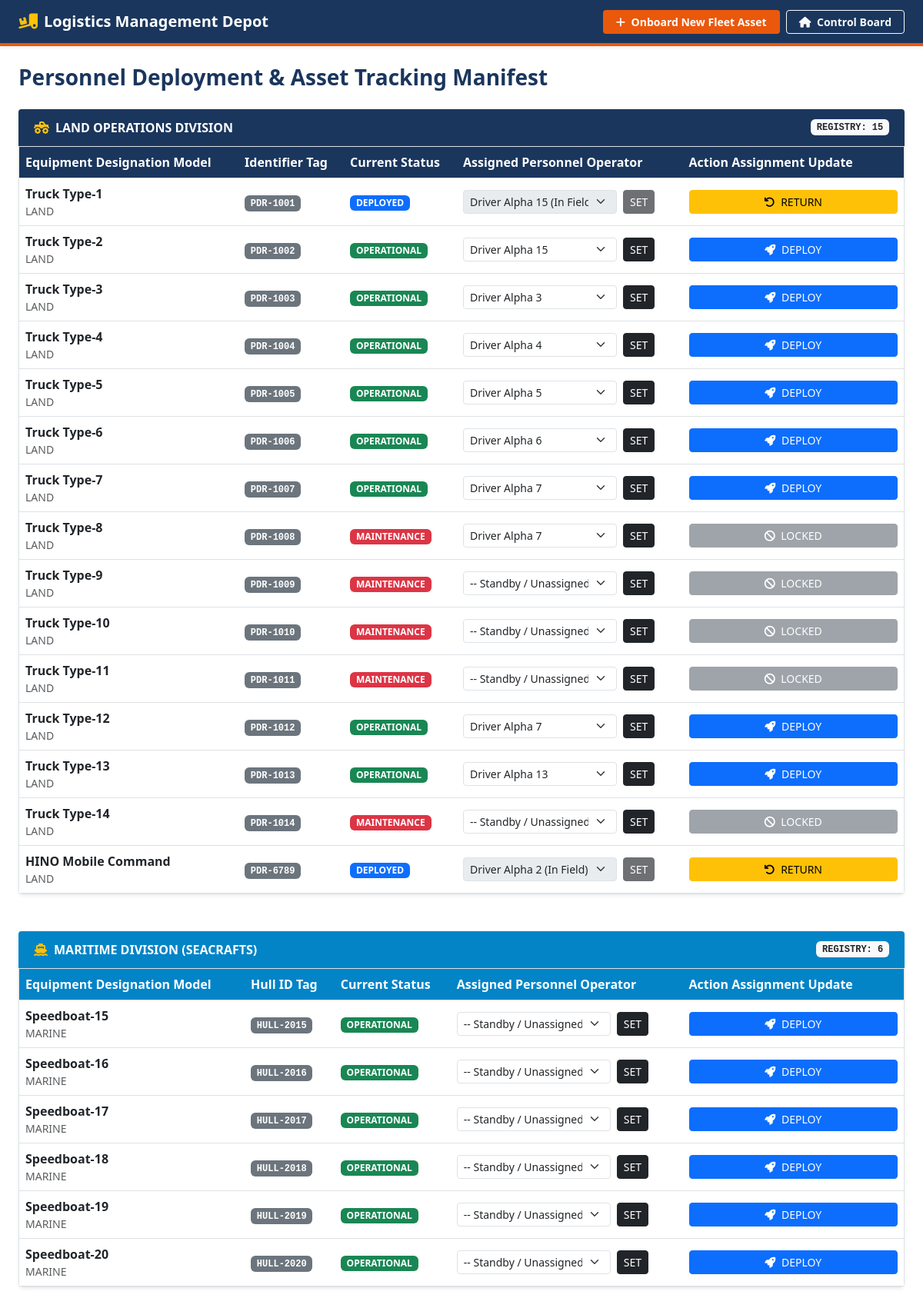
The app's page /logistics/ (signed in), older data.
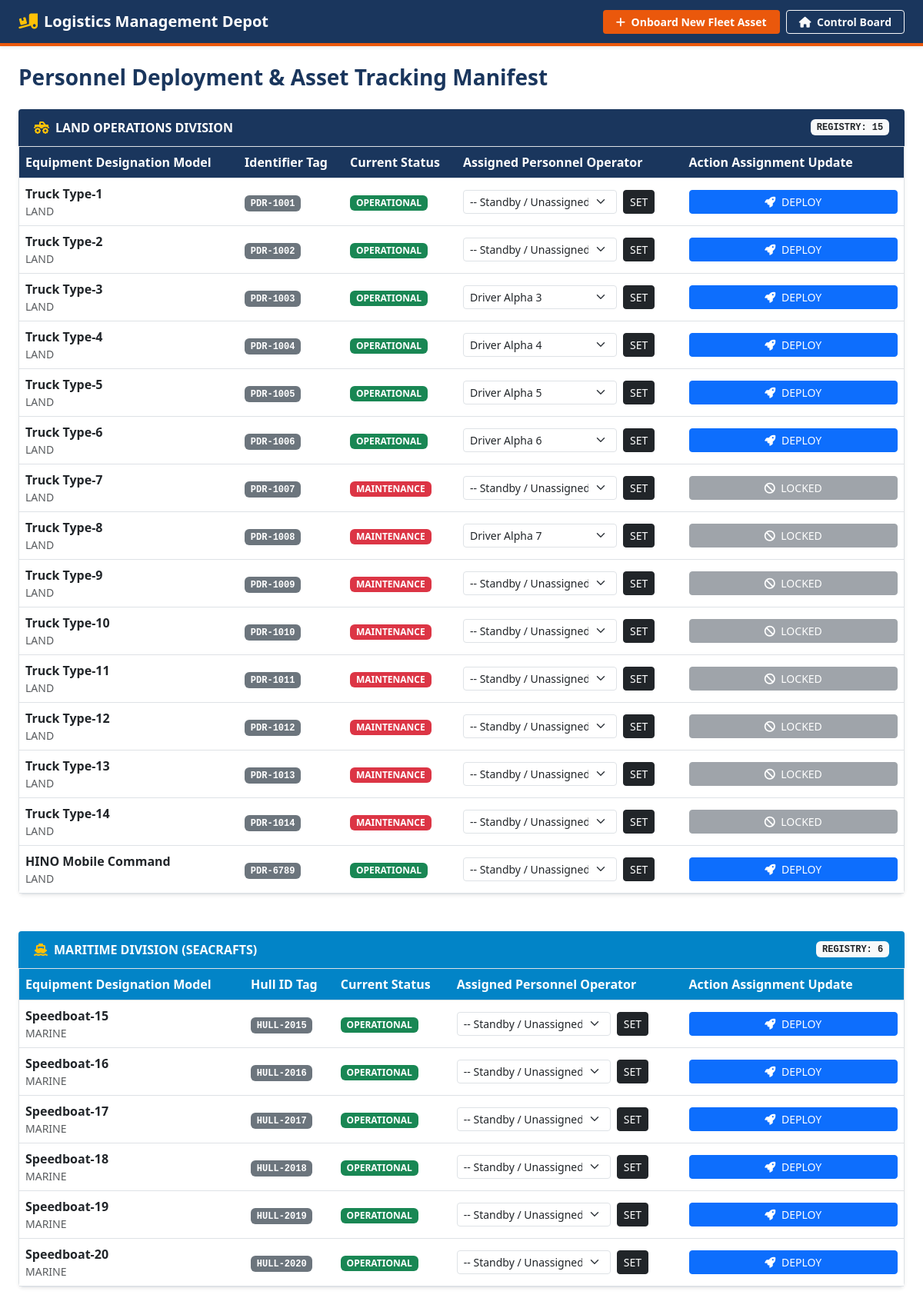
The same page, newer data.
### fleet/models.py (models this page shows, shortened)
class Vehicle(models.Model):
    STATUS_CHOICES = [
        ('OPERATIONAL', 'Operational'),
        ('MAINTENANCE', 'Maintenance'),
        ('DEPLOYED', 'Deployed'),
    ]
    model_name = models.CharField(max_length=100)
    plate_number = models.CharField(max_length=50, unique=True)
    vehicle_type = models.ForeignKey('VehicleType', on_delete=models.CASCADE)
    status = models.CharField(max_length=50, default='OPERATIONAL') # OPERATIONAL, MAINTENANCE, DEPLOYED
    assigned_driver = models.ForeignKey(Driver, on_delete=models.SET_NULL, null=True, blank=True, related_name='vehicles')

class Driver(models.Model):
    name = models.CharField(max_length=100, unique=True)
    license_number = models.CharField(max_length=50, blank=True, null=True)
    phone_number = models.CharField(max_length=20, blank=True, null=True)
    is_active = models.BooleanField(default=True)

class VehicleType(models.Model):
    name = models.CharField(max_length=50, unique=True)

### fleet/views.py (the view, shortened to what this page needs)
# urls.py: path('logistics/', views.logistics_dashboard, name='logistics_dashboard'),
@login_required
def logistics_dashboard(request):
    user = request.user
    deployed_driver_ids = Vehicle.objects.filter(
        status='DEPLOYED',
        assigned_driver__isnull=False
    ).values_list('assigned_driver_id', flat=True)
    available_drivers = Driver.objects.filter(is_active=True).exclude(id__in=deployed_driver_ids)
    if not (user.is_staff or check_user_role(user, 'Logistics', ['log', 'depot'])):
        messages.error(request, "Access restricted to Logistics Depot management accounts.")
        return redirect('homepage')
    all_vehicles = Vehicle.objects.all().select_related('vehicle_type', 'assigned_driver')
    land_vehicles = all_vehicles.filter(vehicle_type__name__iexact='LAND')
    marine_crafts = all_vehicles.filter(vehicle_type__name__iexact='MARINE')
    types = VehicleType.objects.all()
    context = {
        'land_vehicles': land_vehicles,
        'marine_crafts': marine_crafts,
        'types': types,
        'drivers': available_drivers, # Extracted from the deployed check above
    }
    return render(request, 'fleet/logistics_dashboard.html', context)

### fleet/templates/fleet/logistics_dashboard.html (shortened to what the changed rows need)
<!DOCTYPE html>
<html lang="en">
<head>
    <link href="https://cdn.jsdelivr.net/npm/bootstrap@5.3.0/dist/css/bootstrap.min.css" rel="stylesheet">
    <link rel="stylesheet" href="https://cdnjs.cloudflare.com/ajax/libs/font-awesome/6.4.0/css/all.min.css">
</head>
<body>
    <div class="container-fluid px-4">
        <div class="card shadow-sm border-0 mb-5">
            <div class="card-body p-0 border bg-white rounded-bottom">
                <table class="table table-hover align-middle mb-0">
                    <thead class="table-theme">
                        <tr>
                            <th>Equipment Designation Model</th>
                            <th>Identifier Tag</th>
                            <th>Current Status</th>
                            <th>Assigned Personnel Operator</th>
                            <th style="width: 25%;">Action Assignment Update</th>
                        </tr>
                    </thead>
                    <tbody>
                        {% for vehicle in land_vehicles %}
                        <tr>
                            <td>
                                <strong>{{ vehicle.model_name }}</strong>
                                <div class="text-muted small">{{ vehicle.vehicle_type.name }}</div>
                            </td>
                            <td><span class="badge bg-secondary font-monospace">{{ vehicle.plate_number }}</span></td>
                            <td>
                                {% if vehicle.status == 'DEPLOYED' %}
                                    <span class="badge bg-primary">DEPLOYED</span>
                                {% elif vehicle.status == 'MAINTENANCE' %}
                                    <span class="badge bg-danger">MAINTENANCE</span>
                                {% else %}
                                    <span class="badge bg-success">OPERATIONAL</span>
                                {% endif %}
                            </td>
                            <td>
                                <form action="{% url 'logistics_dashboard' %}" method="post" class="d-flex gap-2 m-0">
                                    <select name="driver_id" class="form-select form-select-sm" style="max-width: 200px;" {% if vehicle.status == 'DEPLOYED' %}disabled{% endif %}>
                                        <option value="">-- Standby / Unassigned --</option>
                                        {% if vehicle.assigned_driver %}
                                            <option value="{{ vehicle.assigned_driver.id }}" selected>
                                                {{ vehicle.assigned_driver.name }} {% if vehicle.status == 'DEPLOYED' %}(In Field){% endif %}
                                            </option>
                                        {% endif %}
                                    </select>
                                    <button type="submit" class="btn btn-sm btn-dark" {% if vehicle.status == 'DEPLOYED' %}disabled{% endif %}>SET</button>
                                </form>
                            </td>
                            <td>
                                <form action="{% url 'logistics_dashboard' %}" method="post" class="m-0">
                                    {% if vehicle.status == 'OPERATIONAL' %}
                                        <button type="submit" class="btn btn-sm btn-primary w-100"><i class="fa-solid fa-rocket me-1"></i> DEPLOY</button>
                                    {% elif vehicle.status == 'DEPLOYED' %}
                                        <button type="submit" class="btn btn-sm btn-warning w-100"><i class="fa-solid fa-arrow-rotate-left me-1"></i> RETURN</button>
                                    {% else %}
                                        <button type="button" class="btn btn-sm btn-secondary w-100" disabled><i class="fa-solid fa-ban me-1"></i> LOCKED</button>
                                    {% endif %}
                                </form>
                            </td>
                        </tr>
                        {% empty %}
                        <tr><td colspan="5" class="text-center py-4 text-muted fw-semibold">No land operations fleet assets registered in system mapping rows.</td></tr>
                        {% endfor %}
                    </tbody>
                </table>
            </div>
        </div>
        <div class="card shadow-sm border-0 mb-5">
            <div class="card-body p-0 border bg-white rounded-bottom">
                <table class="table table-hover align-middle mb-0">
                    <thead class="table-theme">
                        <tr>
                            <th style="background-color: #0284C7 !important;">Equipment Designation Model</th>
                            <th style="background-color: #0284C7 !important;">Hull ID Tag</th>
                            <th style="background-color: #0284C7 !important;">Current Status</th>
                            <th style="background-color: #0284C7 !important;">Assigned Personnel Operator</th>
                            <th style="width: 25%; background-color: #0284C7 !important;">Action Assignment Update</th>
                        </tr>
                    </thead>
                </table>
            </div>
        </div>
    </div>
</body>
</html>

Row changes from the older to the newer data that the page shows:
changed Vehicle "Truck Type-1": driver_id "Driver Alpha 15 (In Field)" → "-- Standby / Unassigned --"; status "DEPLOYED RETURN" → "OPERATIONAL DEPLOY"
changed Vehicle "Truck Type-2": driver_id "Driver Alpha 15" → "-- Standby / Unassigned --"
changed Vehicle "Truck Type-7": driver_id "Driver Alpha 7" → "-- Standby / Unassigned --"; status "OPERATIONAL DEPLOY" → "MAINTENANCE LOCKED"
changed Vehicle "Truck Type-12": driver_id "Driver Alpha 7" → "-- Standby / Unassigned --"; status "OPERATIONAL DEPLOY" → "MAINTENANCE LOCKED"
changed Vehicle "Truck Type-13": driver_id "Driver Alpha 13" → "-- Standby / Unassigned --"; status "OPERATIONAL DEPLOY" → "MAINTENANCE LOCKED"
changed Vehicle "HINO Mobile Command": driver_id "Driver Alpha 2 (In Field)" → "-- Standby / Unassigned --"; status "DEPLOYED RETURN" → "OPERATIONAL DEPLOY"
